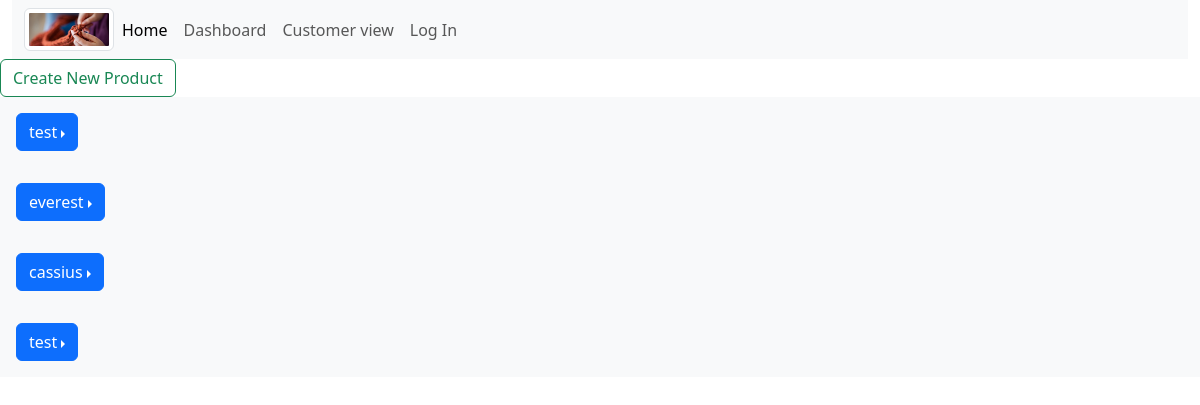
Page /dashboard/ on the earlier database version.
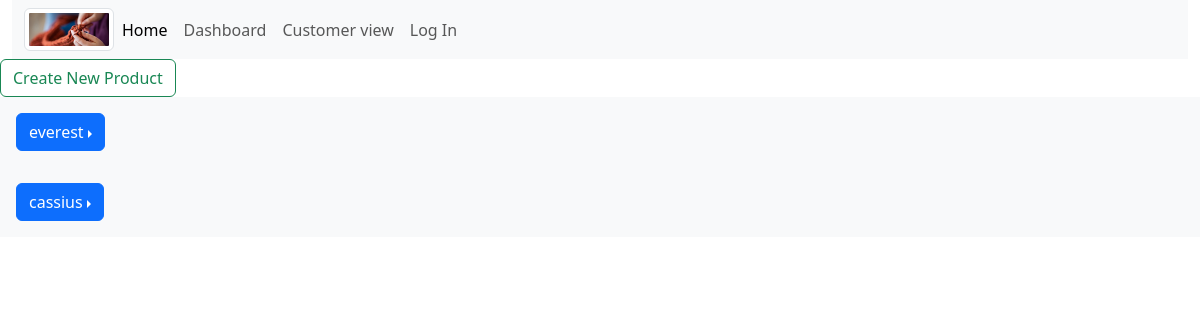
Same page on the later database version.
### fiberworks_app/models.py (models this page shows, shortened)
class Product(models.Model):
    CATEGORY = (
        ('hats', 'hats'),
        ('shawls', 'shawls'),
        ('blankets', 'blankets'),
        ('scarves', 'scarves'),
        ('other', 'other'),
    )
    name = models.CharField(max_length=100)
    price = models.DecimalField(max_digits=5, decimal_places=2)
    description = models.CharField(max_length=250, blank=True, null=True)
    category = models.CharField(max_length=20, default='hats', choices=CATEGORY)
    tags = models.ManyToManyField(Tag)
    image = models.ImageField(blank=True, null=True)
    in_stock = models.BooleanField(default=False)
    def get_absolute_url(self):
        return reverse("product_details", kwargs={"pk": self.pk})

### fiberworks_app/views.py (the view)
# urls.py: path('dashboard/', views.products, name='dashboard'),
def products(request):
    products = Product.objects.all()
    return render(request, 'fiberworks_app/dashboard.html', {'products': products})

### fiberworks_app/templates/fiberworks_app/dashboard.html (shortened to what this page needs)
{% extends 'fiberworks_app/base_template.html' %}
{% block content %}
    <a class="btn btn-outline-success" href="{% url 'create_product' %}">Create New Product</a>
  {% for product in products %}
    <div class="col bg-light text-bg-light p-3">
      <div class="dropdown dropend">
        <button type="button" class="btn btn-primary dropdown-toggle" data-bs-toggle="dropdown">{{ product.name }}</button>
      </div>
    </div>
    {% empty %}
    <p>There are no products.</p>
  {% endfor %}
{% endblock %}

Differences in the rows shown:
removed Product: name "test"
removed Product: name "test"
